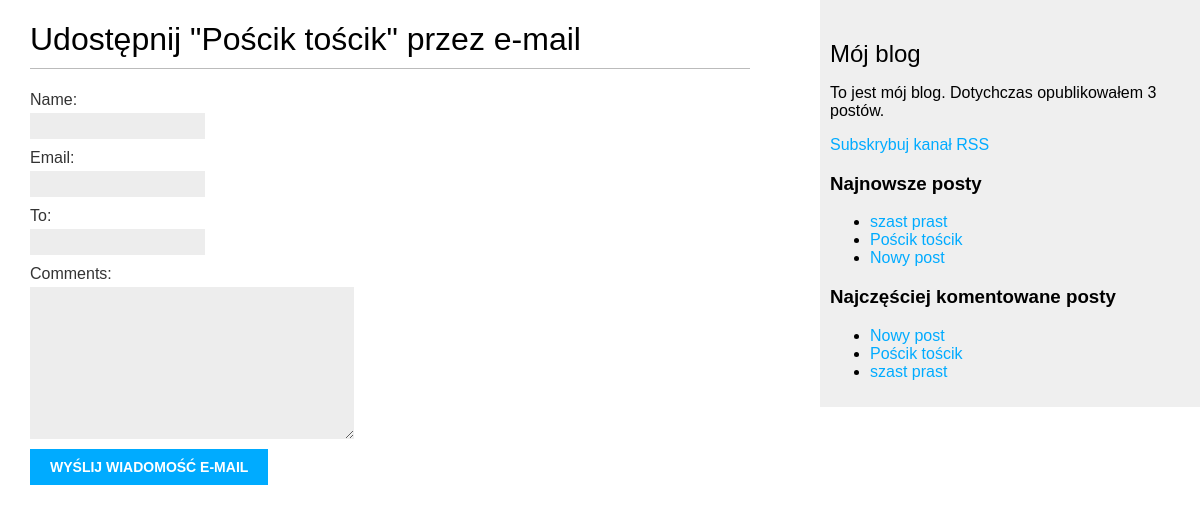
/blog/2/share/, run on an earlier commit of the app's database.
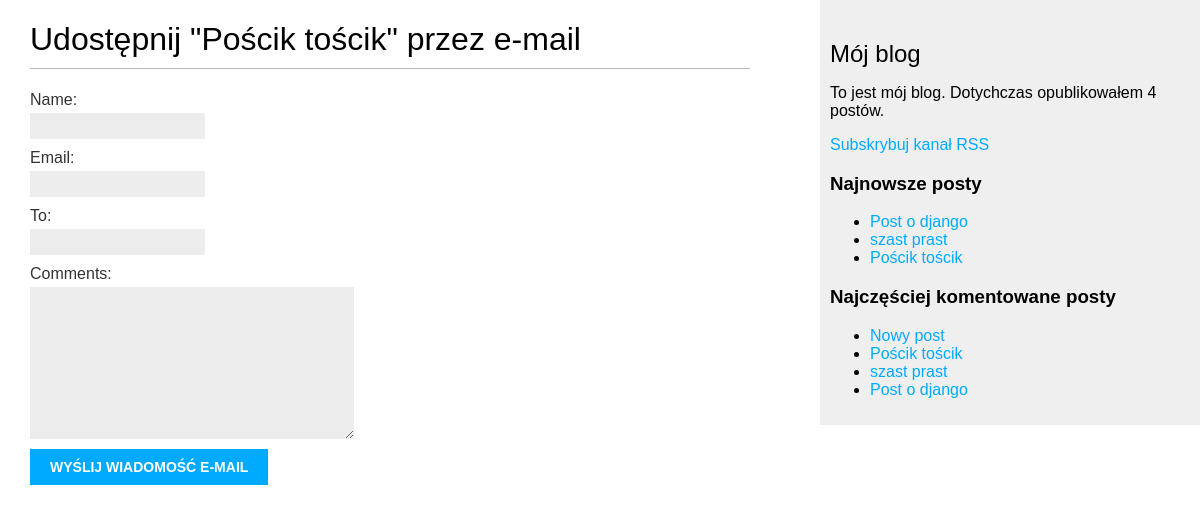
And on a later commit of the database.
### blog/models.py (models this page shows, shortened)
class Post(models.Model):
    STATUS_CHOICES = (
        ('draft', 'Draft'),
        ('published', 'Published'),
                      )
    title = models.CharField(max_length=250)
    slug = models.SlugField(max_length=250, unique_for_date='publish')
    author = models.ForeignKey(User, on_delete=models.CASCADE, related_name='blog_posts')
    body = models.TextField()
    publish = models.DateTimeField(default=timezone.now)
    created = models.DateTimeField(auto_now_add=True)
    updated = models.DateTimeField(auto_now=True)
    status = models.CharField(max_length=10, choices=STATUS_CHOICES, default='draft')
    objects = models.Manager()
    published = PublishedManager()
    tags = TaggableManager()
    class Meta:
        ordering = ('-publish', )
    def get_absolute_url(self):
        return reverse('blog:post_detail', args=[self.publish.year, self.publish.strftime('%m'),
                                                 self.publish.strftime('%d'), self.slug])

### blog/views.py (the view)
# urls.py: path('<int:post_id>/share/', views.post_share, name='post_share'),
def post_share(request, post_id):
    post = get_object_or_404(Post, id=post_id, status='published')
    sent = False
    if request.method == 'POST':
        form = EmailPostForm(request.POST)
        if form.is_valid():
            cd = form.cleaned_data
            post_url = request.build_absolute_uri(post.get_absolute_url())
            subject = f'{cd["name"]}  ({cd["email"]}) zachęca do przeczytania "{post.title}"'
            message = f'Przeczytaj post "{post.title}" na stronie {post_url} \n\n Komentarz dodany przez' \
                      f' {cd["name"]}: {cd["comments"]}'
            send_mail(subject, message, 'admin@myblog.com', [cd["to"]])
            sent = True
    else:
        form = EmailPostForm()
        cd = {}
    return render(request, 'blog/post/share.html', {'post': post, 'form': form, 'sent': sent, 'cd': cd})

### blog/forms.py
class EmailPostForm(forms.Form):
    name = forms.CharField(max_length=25)
    email = forms.EmailField()
    to = forms.EmailField()
    comments = forms.CharField(required=False, widget=forms.Textarea)

### blog/models.py (called while the page is built)
    def get_queryset(self):
        return super(PublishedManager, self).get_queryset().filter(status='published')

### blog/templatetags/blog_tags.py (called while the page is built)
@register.simple_tag
def total_posts():
    return Post.published.count()

@register.inclusion_tag('blog/post/latest_posts.html')
def show_latest_posts(count=5):
    latest_posts = Post.published.order_by('-publish')[:count]
    return {'latest_posts': latest_posts}

@register.simple_tag
def get_most_commented_posts(count=5):
    return Post.published.annotate(total_comments=Count('comments')).order_by('-total_comments')[:count]

### blog/templates/blog/post/share.html (shortened to what this page needs)
{% extends "blog/base.html" %}
{% block content %}
    {% if sent %}
    <h1>Wiadomość e-mail została wysłana</h1>
    <p> Wysłanie posta "{{ post.title }}" przez {{ cd.email }} do {{ cd.to }} zakończyło się sukcesem.</p>
    {% else %}
         <h1>Udostępnij "{{ post.title }}" przez e-mail</h1>
         <form action="." method="post">
            {{ form.as_p }}
              <input type="submit" value="Wyślij wiadomość e-mail">
         </form>
    {% endif %}
{% endblock %}

### blog/templates/blog/base.html (shortened to what this page needs)
<!DOCTYPE html>
{% load blog_tags %}
{% load static %}
<html>
<head>
  <link href="{% static 'css/blog.css' %}" rel="stylesheet">
</head>
<body>
  <div id="content">
    {% block content %}
    {% endblock %}
  </div>
  <div id="sidebar">
  <h2>Mój blog</h2>
  <p>To jest mój blog. Dotychczas opublikowałem {% total_posts %} postów.</p>
  <p><a href="{% url 'blog:post_feed' %}">Subskrybuj kanał RSS</a></p>
  <h3>Najnowsze posty</h3>
  {% show_latest_posts 3 %}
  <h3>Najczęściej komentowane posty</h3>
{% get_most_commented_posts as most_commented_posts %}
<ul>
{% for post in most_commented_posts %}
  <li>
    <a href="{{ post.get_absolute_url }}">{{ post.title }}</a>
  </li>
{% endfor %}
</ul>
</div>
</body>
</html>

### blog/templates/blog/post/latest_posts.html
<ul>
{% for post in latest_posts %}
  <li>
    <a href="{{ post.get_absolute_url }}">{{ post.title }}</a>
  </li>
{% endfor %}
</ul>

What changed in the data, as far as the page shows it:
no longer on one of the page's lists (row unchanged): Post: title "Nowy post"
added Post: title "Post o django"
Also different on the page:
text no longer shown: "3"
text now shown: "4"
